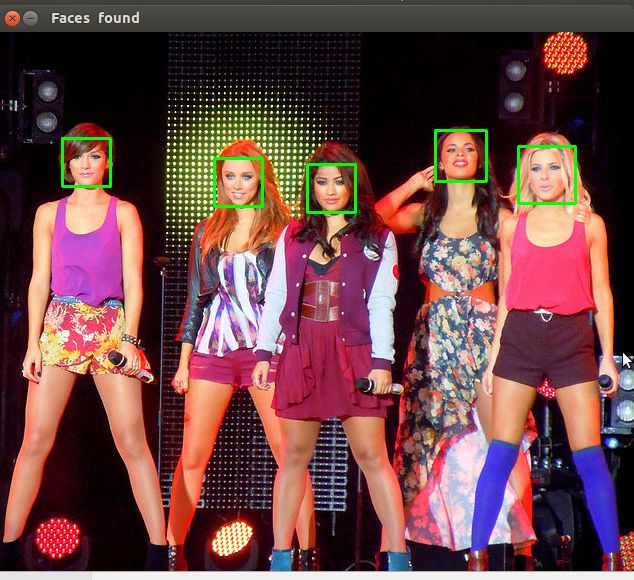
#> input picture ImageSegmentation/src/FaceDetect/little_mix_right.jpg, 634 x 580 px, given in place of the camera
$ python color_detection.py
#> lines starting #> are read from the running program, lines starting #| are printed output that depends on the picture; after the words box and inside, x2 and y2 are one past the last pixel; in counts of white or black regions, pixels touching at a corner belong together
import cv2
import numpy as np

cap = cv2.VideoCapture(0)

while(1):

    # Take each frame
    _, frame = cap.read()
#> frame is the input picture: shape (580, 634, 3); mean B, G, R 71.1, 70.2, 109.2

    # Convert BGR to HSV
    hsv = cv2.cvtColor(frame, cv2.COLOR_BGR2HSV)
#> hsv: shape (580, 634, 3); mean H, S, V 88.4, 148.4, 115.5

    # define range of blue color in HSV
    lower_blue = np.array([110, 100, 100], dtype=np.uint8)
    upper_blue = np.array([130,255,255], dtype=np.uint8)

    lower_green = np.array([70,100,100], dtype=np.uint8)
    upper_green = np.array([85,255,255], dtype=np.uint8)
    # Threshold the HSV image to get only blue colors
    mask_blue = cv2.inRange(hsv, lower_blue, upper_blue)
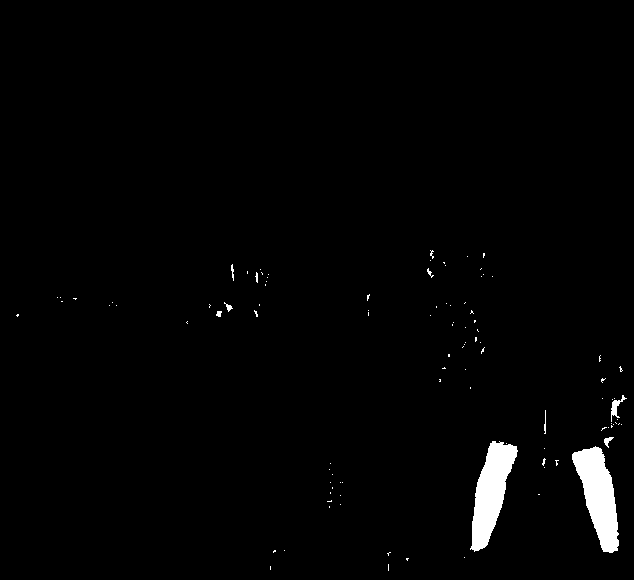
#> mask_blue: shape (580, 634); 1.7% white; 104 white regions (94 under 20 px), largest, box (x1, y1, x2, y2) and area: (572, 446, 619, 553) 2763, (470, 441, 518, 552) 2726, (611, 395, 627, 422) 130
    mask_green = cv2.inRange(hsv, lower_green, upper_green)
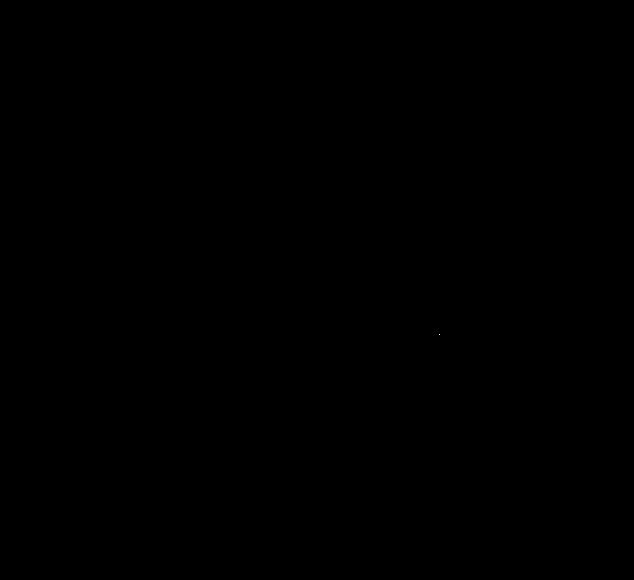
#> mask_green: shape (580, 634); 0% white in thin lines or dots, all inside (x1, y1, x2, y2) = (439, 334, 440, 335)

    # Bitwise-AND mask and original image
    res_blue = cv2.bitwise_and(frame,frame, mask= mask_blue)
    res_green = cv2.bitwise_and(frame,frame, mask= mask_green)

    cv2.imshow('frame',frame)
    #cv2.imshow('mask_blue',mask_blue)
    #cv2.imshow('res_blue',res_blue)
    #cv2.imshow('mask_green',mask_green)
    cv2.imshow('res_green',res_green)
    cv2.imshow('both', res_blue+res_green)
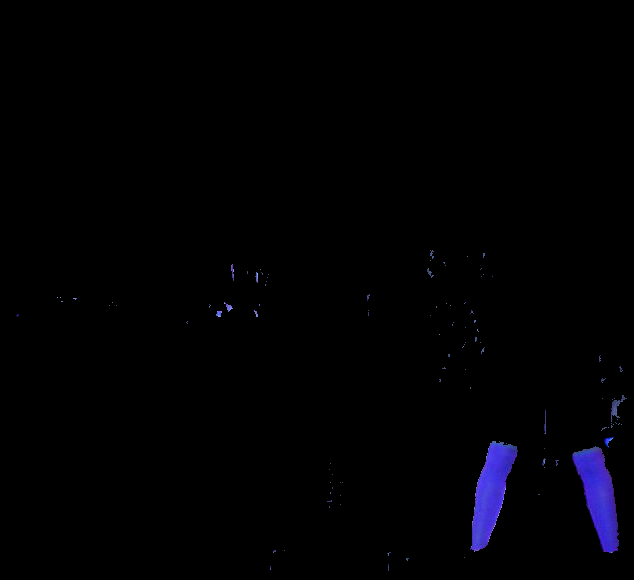
#> window 'both': shape (580, 634, 3); mean B, G, R 3.3, 0.9, 1.1
    k = cv2.waitKey(5) & 0xFF
#> (key Esc is pressed here)
    if k == 27:
        break

cv2.destroyAllWindows()
